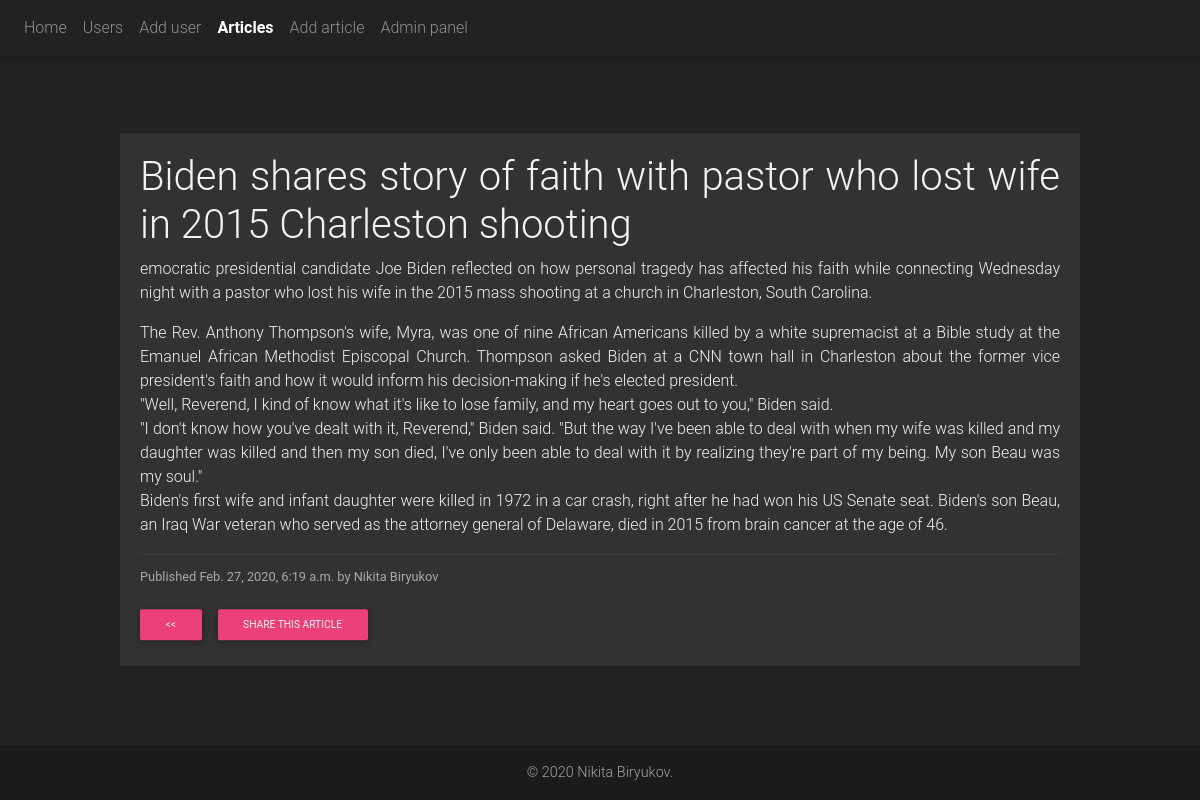
The app's page /articles/biden-shares-story-of-faith-with-pastor-who-lost-wife-in-2015-charleston-shooting with its own data.
### main/models.py (models this page shows, shortened)
class Article(models.Model):
    status = (
        ('draft', 'Draft'),
        ('published', 'Published'),
    )
    title = models.CharField(max_length=200, null=True)
    slug = models.SlugField(max_length=250, null=True, blank=True)
    author = models.CharField(max_length=200, null=False, default='Nikita Biryukov')
    body = models.TextField(default='Lorem ipsum dolor sit amet, consectetur adipisicing elit. A culpa et explicabo '
                                    'natus odit quod repellendus saepe. Ab autem corporis deleniti dolore ducimus '
                                    'expedita, impedit, labore recusandae rerum saepe veniam?</span><span>Amet dicta '
                                    'distinctio earum esse est iure maiores neque nesciunt nulla omnis optio quaerat '
                                    'quis, rerum, sapiente, similique temporibus velit voluptate voluptatem. '
                                    'Consectetur consequuntur corporis natus nulla qui quos, ullam!')
    publish = models.DateTimeField(default=timezone.now)
    created = models.DateTimeField(auto_now_add=True)
    updated = models.DateTimeField(auto_now=True)
    status = models.CharField(max_length=10, choices=status, default='Draft')

### main/views.py (the view)
# urls.py: path('articles/<slug:slug_text>', views.article_detail, name='article_detail'),
def article_detail(request, slug_text):
    a = Article.objects.filter(slug=slug_text)
    arg = "<h1>Article not found. <a href='/articles/'>Go to article list &raquo;</a></h1>"
    if a.exists():
        a = a.first()
    else:
        return HttpResponse(arg)
    articles = Article.objects.all()
    args = {
        'article': a,
        'articles': articles
    }
    return render(request, 'html/articles/detail.html', args)

### main/templates/html/articles/detail.html (shortened to what this page needs)
{% extends 'html/base.html' %}
{% block nav %} {% include 'html/elements/nav.html' with is_articles=True %} {% endblock %}
{% block content %}
    <div class="detail-articles">
        <h1 class="article-title"> {{ article.title }} </h1>
        <div class="detail-text">
            {{ article.body|linebreaks }}
        </div>
        <hr>
        <small class="date">
                Published {{ article.publish }} by {{ article.author }}
        </small>
        <div class="share-post">
            <button class="btn btn-pink btn-sm">
            <a href="/articles"><<</a>
            </button>
            <button class="btn btn-pink btn-sm">
            <a href="{% url "article_share" article.slug %}">Share this article</a>
            </button>
        </div>
    </div>
{% endblock %}

### main/static/css/style.css (style rules this page uses)
* { color: #f3f3f3; margin: 0; padding: 0; box-sizing: border-box; }
body { background-color: #222222; position: relative; padding-bottom: 53px; min-height: 100vh; }
a { color: hotpink; }
.detail-articles { width: 960px; text-align: justify; background-color: #323232; padding: 20px; position: absolute; top: 50%; transform: translateY(-50%); margin: 0 auto; right: 0; left: 0; }
.date { color: #aaa; }
.share-post a { color: #f2f2f2; }
.share-post { margin-top: 15px; margin-left: -0.375rem; }
hr { color: #454545; background-color: #454545; margin: 10px 0; }

### records on screen
Article: title "Biden shares story of faith with pastor who lost wife in 2015 Charleston shooting", body "emocratic presidential candidate Joe Biden reflected on how personal tragedy has affected his faith while connecting Wednesday night with a pastor who lost his wife in the 2015 mass shooting at a church in Charleston, South Carolina. The Rev. Anthony Thompson's wife, Myra, was one of nine African Americans killed by a white supremacist at a Bible study at the Emanuel African Methodist Episcopal Church. Thompson asked Biden at a CNN town hall in Charleston about the former vice president's faith and how it would inform his decision-making if he's elected president. \"Well, Reverend, I kind of know what it's like to lose family, and my heart goes out to you,\" Biden said. \"I don't know how…", publish "Feb. 27, 2020, 6:19 a.m.", author "Nikita Biryukov"
